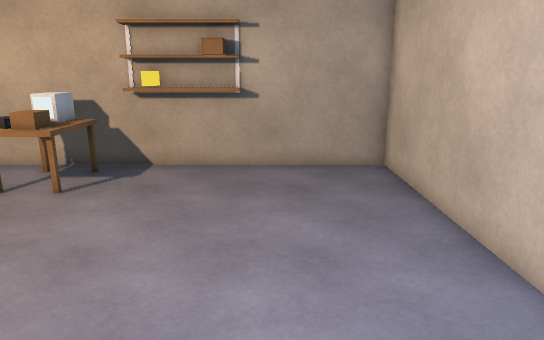
[1] (above)

12 first-person views from a walk through a 3-D level made in the Unity game engine. The camera is 1.5 m above the floor, tilts 14° down and sees 70° across. The floor is counted in squares, 0.5 m on a side. Each view is taken from the middle of a square. On the plan, view 1 faces up. The plan holds only what a view shows up to about 20 squares ahead; the rest is blank. The player character is not drawn. Door leaves are left out, so doorways stand open.

[2]
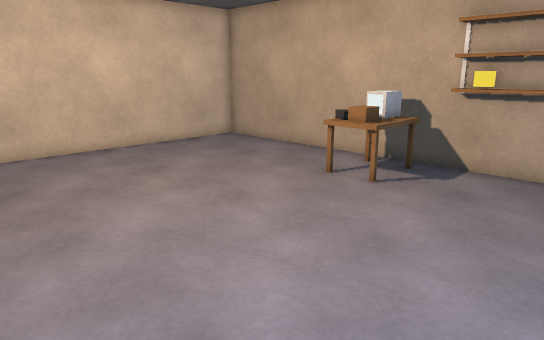

[3]
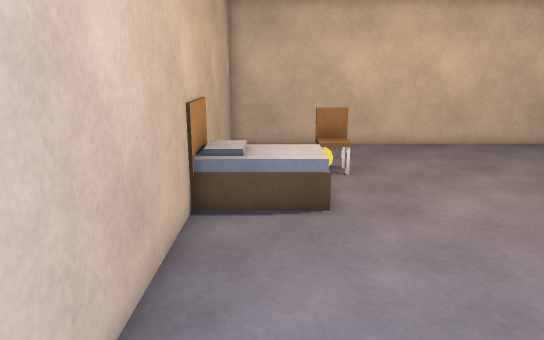

[4]
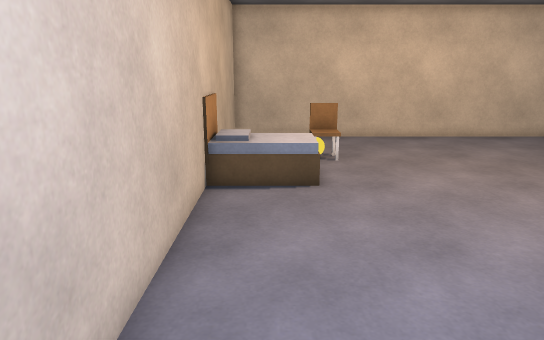

[5]
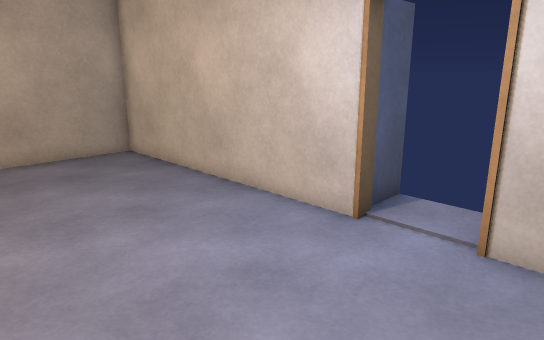

[6]
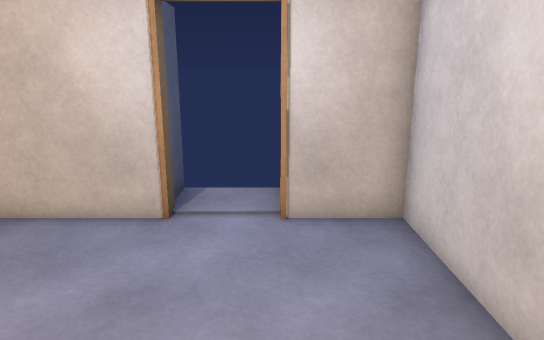

[7]
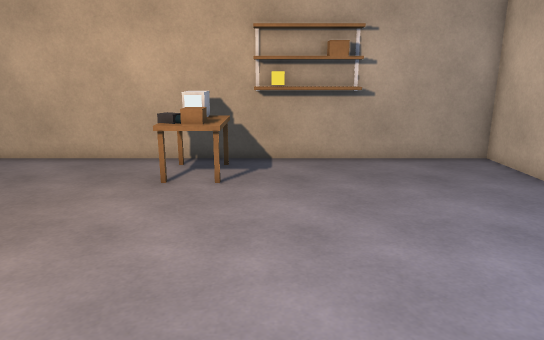

[8]
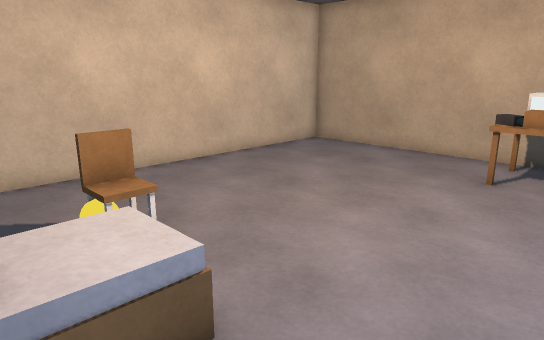

[9]
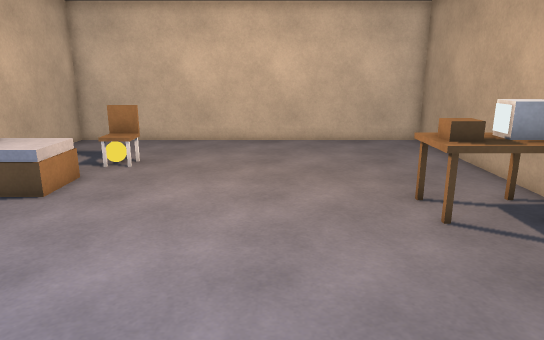

[10]
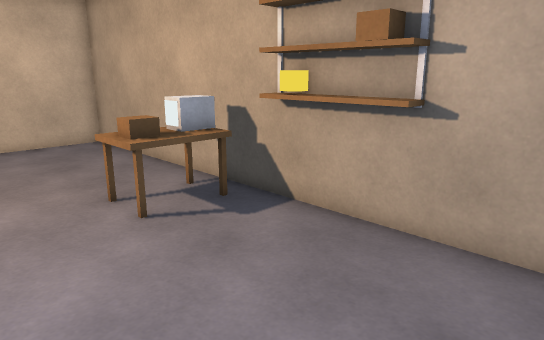

[11]
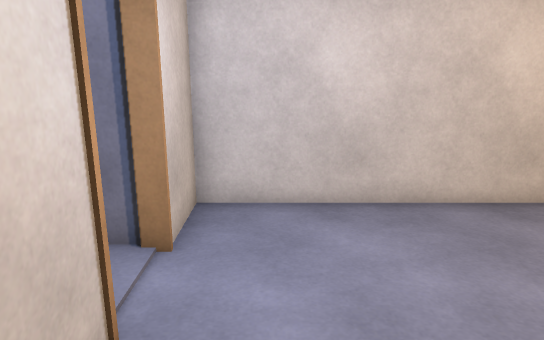

[12]
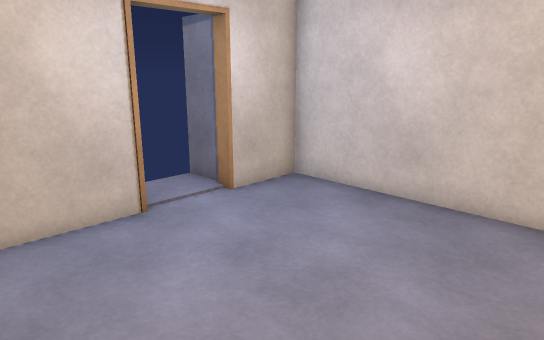

### Floor plan
Points are (right, up) in squares from view 1. A wall is a line through its corners. A room is listed if a view was taken in it or the views show most of it. See-through windows are left out.
Room 1 (views 1, 2, 3, 4, 5, 6, 7, 8, 9, 10, 11, 12)
walls: (-1, 12.9) (-1, 12.2) (-4.6, 12.2); (5.9, 2.3) (3.8, 2.3) (3.8, 12.8) (-15.8, 12.8) (-15.8, -2.8) (3.8, -2.8) (3.8, -0.3) (5.9, -0.3)
low walls: (-5.4, 10.8) (-5.4, 9.4) (-7.2, 9.4); (-11.3, 1.5) (-11.3, 0.5); (-11.5, 1.4) (-10.5, 1.4); (-5.4, 12) (-5.4, 11.1)
ways out: open door at (6, 1)
objects: other object (-7, 10); other object (-6, 10); other object (-6, 11)

Where each view was taken, in squares from view 1:
view 1: 0 up, 0 right, facing up
view 2: 0 up, 0 right, facing up-left
view 3: 1 down, 1 right, facing left
view 4: 1 down, 3 right, facing left
view 5: 2 down, 3 left, facing up-right
view 6: 0 up, 4 left, facing right
view 7: 1 down, 4 left, facing up
view 8: 2 down, 4 left, facing up-left
view 9: 6 up, 2 right, facing left
view 10: 6 up, 2 right, facing up-left
view 11: 6 up, 2 right, facing down
view 12: 6 up, 4 left, facing down-right
